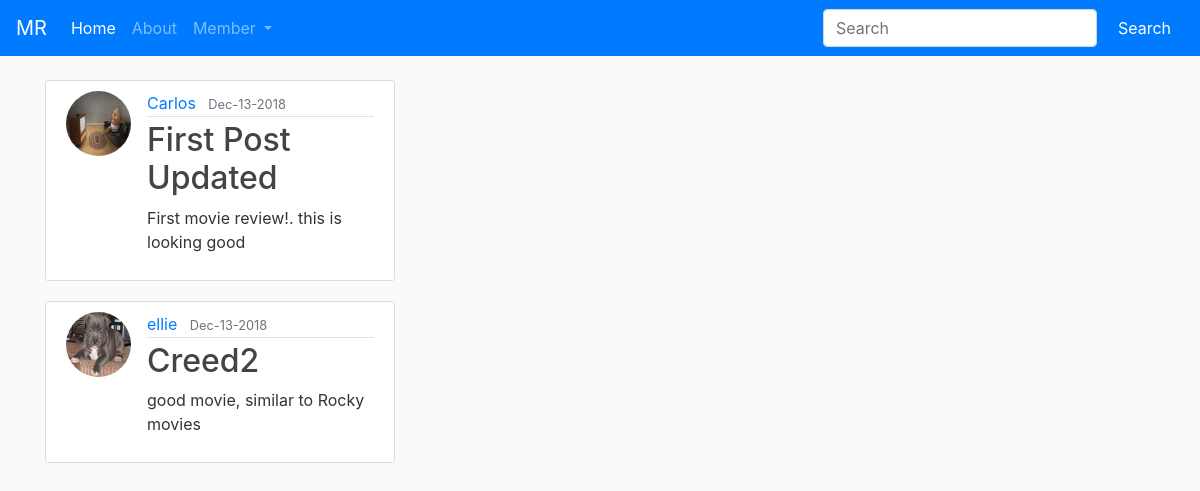
The page /home on the database its author committed.
### webapplication/models.py (models this page shows, shortened)
class Post(db.Model):
    id = db.Column(db.Integer, primary_key=True)
    title = db.Column(db.String(100), nullable=False)
    datePosted = db.Column(db.DateTime, nullable=False, default=datetime.utcnow)
    content = db.Column(db.Text, nullable=False)
    userId = db.Column(db.Integer, db.ForeignKey('user.id'), nullable=False)

class User(db.Model, UserMixin):
    id = db.Column(db.Integer, primary_key=True)
    username= db.Column(db.String(20), unique=True, nullable=False)
    email = db.Column(db.String(210), unique=True, nullable=False)
    imageFile = db.Column(db.String(20), nullable=False, default = 'default.jpg')
    password = db.Column(db.String(60), nullable=False)
    posts = db.relationship('Post', backref= 'author', lazy= True)

### webapplication/routes.py (the view)
@app.route("/")
@app.route("/home")
def home():
    posts = Post.query.all()
    return render_template('home.html', posts=posts)

### webapplication/templates/home.html
{% extends "layout.html" %}
{% block content %}
    {% for post in posts %}
        <article class="media content-section">
            <img class="rounded-circle article-img" src="{{ url_for('static', filename='WebPics/' + post.author.imageFile) }}" alt="">
          <div class="media-body">
            <div class="article-metadata">
              <a class="mr-2" href="#">{{ post.author.username }}</a>
              <small class="text-muted">{{ post.datePosted.strftime('%b-%d-%Y') }}</small>
            </div>
            <h2><a class="article-title" href="{{ url_for('post', post_id=post.id) }}">{{ post.title }}</a></h2>
            <p class="article-content">{{ post.content }}</p>
          </div>
        </article>
    {% endfor %}
{% endblock content %}

### webapplication/templates/layout.html (shortened to what this page needs)
<!DOCTYPE html>
<html>
<head>
    <link rel="stylesheet" href="https://maxcdn.bootstrapcdn.com/bootstrap/4.0.0/css/bootstrap.min.css">
    <link rel="stylesheet" type="text/css" href="{{ url_for('static', filename='main.css') }}">
    <link rel="stylesheet" href="https://use.fontawesome.com/releases/v5.5.0/css/all.css">
</head>
<body>
   <nav class="navbar fixed-top navbar-expand-lg navbar-dark bg-primary ">
  <a class="navbar-brand" href="#">MR</a>
  <div class="collapse navbar-collapse" id="navbarSupportedContent">
    <ul class="navbar-nav mr-auto">
      <li class="nav-item active">
        <a class="nav-link" href="{{ url_for('home') }}">Home <span class="sr-only">(current)</span></a>
      </li>
      <li class="nav-item">
        <a class="nav-link" href="{{ url_for('about') }}">About</a>
      </li>
      <li class="nav-item dropdown">
        <a class="nav-link dropdown-toggle" href="#" id="navbarDropdown" role="button" data-toggle="dropdown" aria-haspopup="true" aria-expanded="false">
          Member
        </a>
      </li>
    </ul>
    <form class="form-inline my-2 my-lg-0">
      <input class="form-control mr-sm-2" type="search" placeholder="Search" aria-label="Search">
      <button class="btn btn-primary" type="submit">Search</button>
    </form>
  </div>
</nav>
    <main role="main" class="container">
      <div class="row">
        <div class="col-md-4">
          {% block content %}{% endblock %}
        </div>
      </div>
    </main>
</body>
</html>

### webapplication/static/main.css (style rules this page uses)
body { background: #fafafa; color: #333333; margin-top: 5rem; }
h1, h2, h3, h4, h5, h6 { color: #444444; }
.content-section { background: #ffffff; padding: 10px 20px; border: 1px solid #dddddd; border-radius: 3px; margin-bottom: 20px; }
.article-title { color: #444444; }
.article-content { white-space: pre-line; }
.article-img { height: 65px; width: 65px; margin-right: 16px; }
.article-metadata { padding-bottom: 1px; margin-bottom: 4px; border-bottom: 1px solid #e3e3e3 }

### rows shown on the page
Post: imageFile (picture), author.username "Carlos", datePosted "Dec-13-2018", title "First Post Updated", content "First movie review!. this is looking good"
Post: imageFile (picture), author.username "ellie", datePosted "Dec-13-2018", title "Creed2", content "good movie, similar to Rocky movies"
